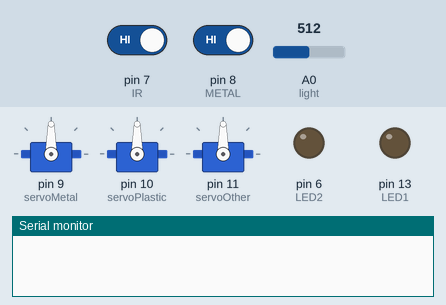
This sketch was run on a simulated Arduino Uno, built with avr-gcc and run on an emulated ATmega328P. On the bench: 3 × servo, output pins drawn as LEDs (lit = HIGH), the last lines printed to the serial monitor. The test bench sets the inputs (shaded band); at power-on: pin 7 (IR) HIGH, A0 (light) = 512, pin 8 (METAL) HIGH.

Above: at 1.2 s.
1.3 s: pin 7 (IR) driven LOW
At 1.6 s:
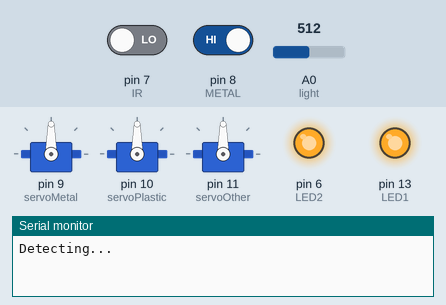
2.8 s: A0 (light) set to 788
At 5.2 s:
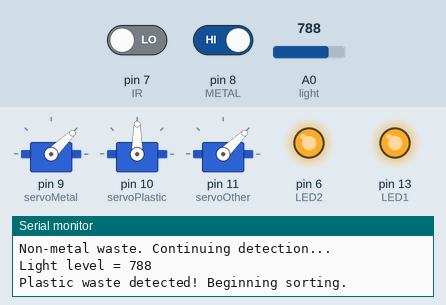
5.8 s: A0 (light) set to 815
11.3 s: pin 8 (METAL) driven LOW
At 14.4 s:
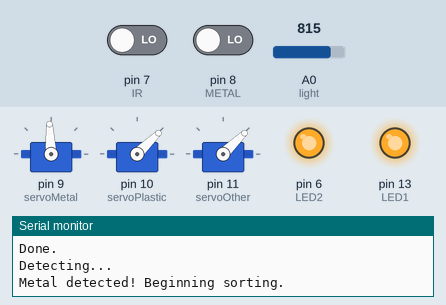
Timing chart, 0 to 19.3 s (numbered marks = the images above; inputs shaded):
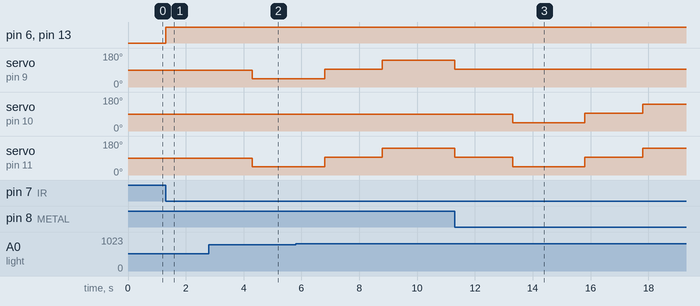

The sketch:

FINAL_CODE_YAY.ino
```cpp
#include <Servo.h>

Servo servoMetal;
Servo servoPlastic;
Servo servoOther;

void setup() {
  pinMode(13, OUTPUT); //LED1
  pinMode(8, INPUT);  //METAL
  pinMode(7, INPUT);  //IR
  pinMode(6, OUTPUT); //LED2
  servoMetal.attach(9); //Servo 1
  servoPlastic.attach(10); //Servo 2
  servoOther.attach(11); //Servo 3
  Serial.begin(9600);

}

void loop() {

  if(digitalRead(7) == LOW){  //waste is detected by IR
    digitalWrite(13, HIGH);   //Turn LED1 ON
    digitalWrite(6, HIGH);    //Turn LED2 ON
    Serial.println("Detecting...");
    delay(1000);

    if( digitalRead(8) == LOW ){ //metal is detected
      Serial.println( "Metal detected! Beginning sorting." );
      delay(1000);

      //TILTING FOR METAL
      servoOther.writeMicroseconds(1000);
      servoPlastic.writeMicroseconds(1000);
      delay(2500); //run the servos for 3000 seconds
      servoOther.writeMicroseconds(1500);
      servoPlastic.writeMicroseconds(1500);
      delay(2000); //wait for the waste to slide
      servoOther.writeMicroseconds(2000);
      servoPlastic.writeMicroseconds(2000);
      delay(2500);  //run the servos for 3000 seconds
      servoOther.writeMicroseconds(1500);
      servoPlastic.writeMicroseconds(1500);

      Serial.println("Done.");  //prints done when the metal is in the right bin and the trash can is ready to receive new waste
      return;
       }

       else{
         Serial.println( "Non-metal waste. Continuing detection...");
         delay(1000);
       }


//Plastic detecting sequence

    Serial.print("Light level = ");
    Serial.println(analogRead(A0));    //prints out the light level
    delay(1000);
    int light_level =  analogRead(A0);


      //NON PLASTIC WASTE DETECTION

    if(light_level > 800) {  //treshold to be determined by testing
      Serial.println("Non plastic waste detected. Beginning sorting.");

      //TILTING FOR NON PLASTIC

      servoPlastic.writeMicroseconds(1000);
      servoMetal.writeMicroseconds(1000);
      delay(2500); //run the servos for 3000 seconds
      servoPlastic.writeMicroseconds(1500);
      servoMetal.writeMicroseconds(1500);
      delay(2000); //wait for the waste to slide
      servoMetal.writeMicroseconds(2000);
      servoPlastic.writeMicroseconds(2000);
      delay(2500);  //run the servos for 3000 seconds
      servoMetal.writeMicroseconds(1500);  //stop servos
      servoPlastic.writeMicroseconds(1500);
      Serial.println("Done.");
      return;
    }


      //PLASTIC WASTE DETECTED

    else {
      Serial.println("Plastic waste detected! Beginning sorting.");
      servoOther.writeMicroseconds(1000);
      servoMetal.writeMicroseconds(1000);
      delay(2500); //run the servos for 3000 seconds
      servoOther.writeMicroseconds(1500);
      servoMetal.writeMicroseconds(1500);
      delay(2000); //wait for the waste to slide
      servoOther.writeMicroseconds(2000);
      servoMetal.writeMicroseconds(2000);
      delay(2500);  //run the servos for 3000 seconds
      servoMetal.writeMicroseconds(1500); //Stop servos
      servoOther.writeMicroseconds(1500);
      Serial.println("Done.");
      return;
    }
  }
    else {  //no waste is detected by IR
      digitalWrite(13, LOW);   //Turn LED1 OFF
      digitalWrite(6, LOW);    //Turn LED2 OFF
    }
}
```

Measured:
- after the input at 1.3 s, pin 6 (LED2), pin 13 (LED1): LOW → HIGH at once
- after the input at 11.3 s, servo on pin 9 (servoMetal): goes on until 11.3 s, then stays 93°
